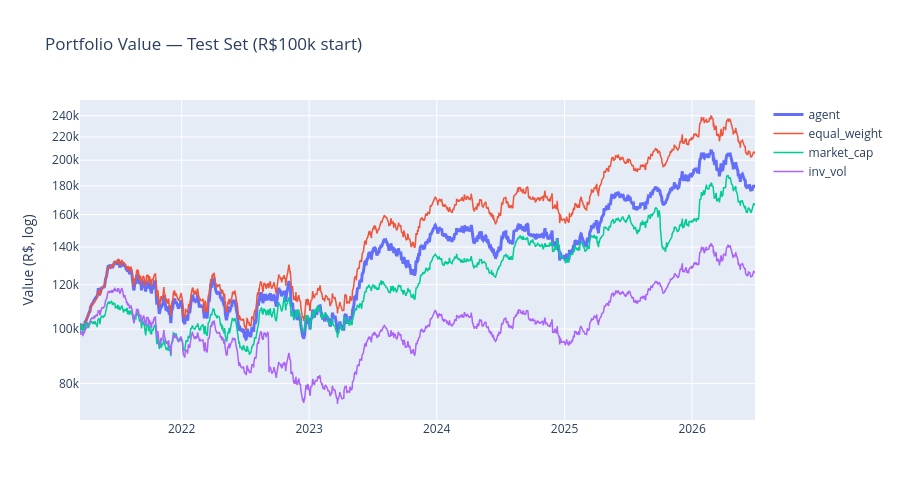

Here is the notebook cell this chart was saved with:
### Markdown cell above
## 2. Portfolio Value Over Time (log scale)

### Code cell
fig = go.Figure()
for s in STRATEGIES:
    fig.add_trace(go.Scatter(x=results['date'], y=results[f'value_{s}'], name=s,
                             line=dict(width=3 if s == 'agent' else 1.5)))
fig.update_layout(title='Portfolio Value — Test Set (R$100k start)',
                  yaxis_type='log', yaxis_title='Value (R$, log)', height=500)
fig.show()

### Figure 1 — Plotly figure (JSON) as saved in the notebook; plotly's stock layout.template omitted (floating-point values rounded to 4 significant figures; data arrays with more than 128 entries replaced by an {"elided": "..."} marker saying what was removed)
{"data": [{"line": {"width": 3}, "name": "agent", "type": "scatter", "x": {"elided": "1319 str values"}, "y": {"elided": "1319 float values"}}, {"line": {"width": 1.5}, "name": "equal_weight", "type": "scatter", "x": {"elided": "1319 str values"}, "y": {"elided": "1319 float values"}}, {"line": {"width": 1.5}, "name": "market_cap", "type": "scatter", "x": {"elided": "1319 str values"}, "y": {"elided": "1319 float values"}}, {"line": {"width": 1.5}, "name": "inv_vol", "type": "scatter", "x": {"elided": "1319 str values"}, "y": {"elided": "1319 float values"}}], "layout": {"height": 500, "title": {"text": "Portfolio Value — Test Set (R$100k start)"}, "yaxis": {"title": {"text": "Value (R$, log)"}, "type": "log"}}}
